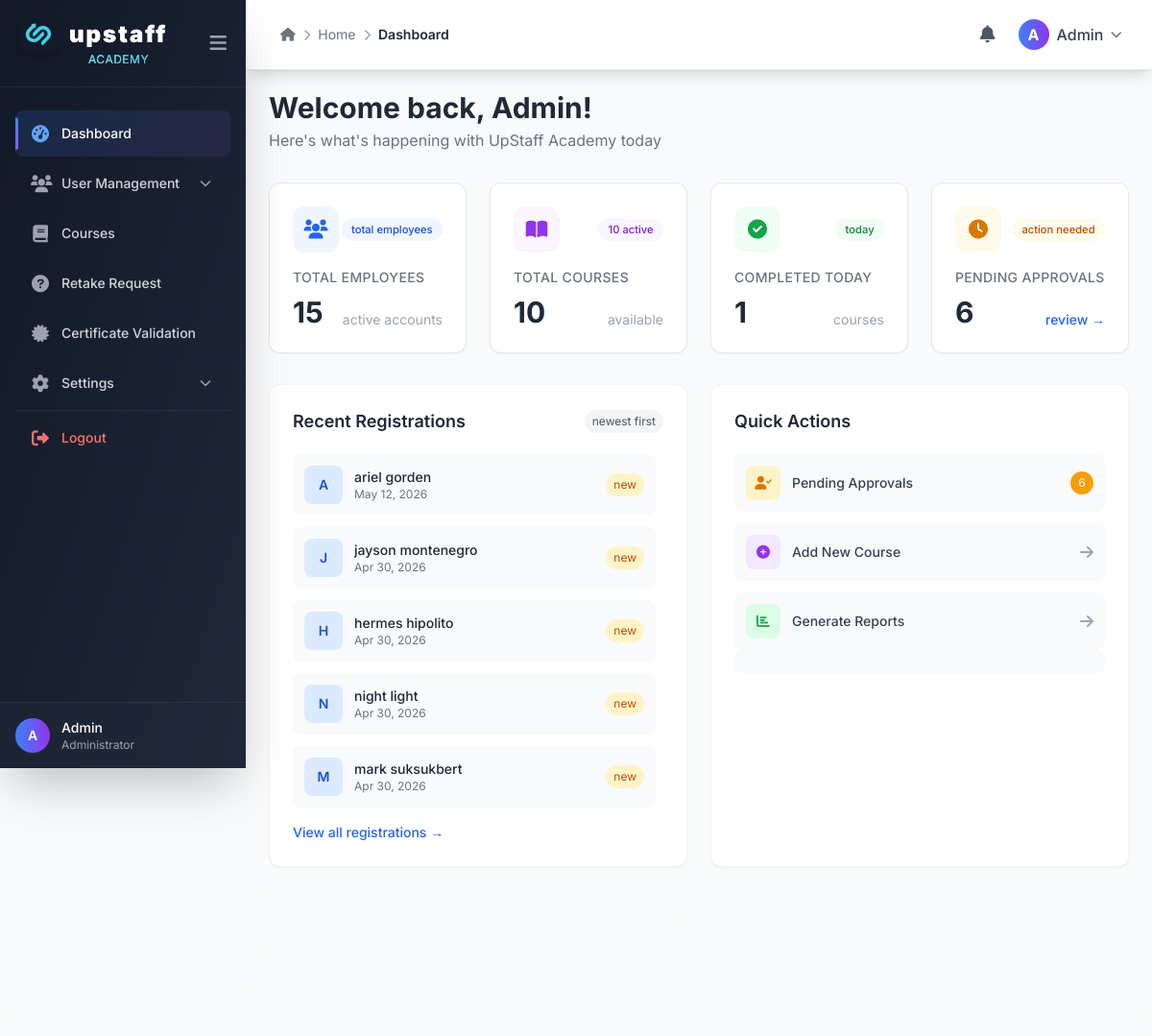
Page /admin/dashboard.php (signed in) on the committed database.
### tables this page shows
CREATE TABLE `users` (
  `id` int(11) NOT NULL,
  `firstname` varchar(100) NOT NULL,
  `lastname` varchar(100) DEFAULT NULL,
  `username` varchar(100) NOT NULL,
  `email` varchar(150) NOT NULL,
  `password` varchar(255) NOT NULL,
  `phone` varchar(20) DEFAULT NULL,
  `address` text DEFAULT NULL,
  `dob` date DEFAULT NULL,
  `position` varchar(100) DEFAULT NULL,
  `employee_id` varchar(50) DEFAULT NULL,
  `status` enum('pending','approved','rejected') DEFAULT 'pending',
  `created_at` timestamp NOT NULL DEFAULT current_timestamp(),
  `role` varchar(20) DEFAULT 'user',
  `otp_code` varchar(10) DEFAULT NULL,
  `otp_expire` datetime DEFAULT NULL,
  `profile_picture` varchar(255) DEFAULT NULL
);

### admin/dashboard.php (the view, shortened to what this page needs)
<?php
require_once __DIR__ . '/../config/db.php';
$stats = [];
$result = $conn->query("SELECT COUNT(*) as total FROM users WHERE role = 'employee'");
$stats['total_employees'] = $result->fetch_assoc()['total'];
$result = $conn->query("SHOW TABLES LIKE 'courses'");
if ($result && $result->num_rows > 0) {
    $result = $conn->query("SELECT COUNT(*) as total FROM courses WHERE status = 'published'");
    $stats['total_courses'] = $result->fetch_assoc()['total'];
} else {
    $stats['total_courses'] = 0;
}
$today = date('Y-m-d');
$result = $conn->query("
    SELECT COUNT(*) as total
    FROM certificates
    WHERE DATE(issued_at) = '$today'
");
$stats['completed_today'] = $result->fetch_assoc()['total'];
$result = $conn->query("SELECT COUNT(*) as total FROM users WHERE status = 'pending'");
$stats['pending_approvals'] = $result->fetch_assoc()['total'];
$recent_users = $conn->query("SELECT firstname, lastname, created_at FROM users WHERE role = 'employee' ORDER BY created_at DESC LIMIT 5");
?>
<!DOCTYPE html>
<html lang="en">
<head>
    <script src="https://cdn.tailwindcss.com"></script>
    <link rel="stylesheet" href="https://cdnjs.cloudflare.com/ajax/libs/font-awesome/6.0.0-beta3/css/all.min.css"/>
</head>
<body class="bg-gray-50">
    <?php include __DIR__ . '/../includes/sidebar.php'; ?>
    <div class="main-content" id="mainContent">
        <?php include __DIR__ . '/../includes/header.php'; ?>
        <div class="p-6">
            <div class="mb-8 fade-in">
                <h1 class="text-2xl md:text-3xl font-bold text-gray-800">Welcome back, <?php echo htmlspecialchars($user_name); ?>!</h1>
                <p class="text-gray-500 mt-1">Here's what's happening with UpStaff Academy today</p>
            </div>
            <div class="grid grid-cols-1 sm:grid-cols-2 lg:grid-cols-4 gap-4 md:gap-6 mb-8 fade-in">
                <div class="stat-card rounded-xl shadow-sm p-6">
                    <div class="flex items-center justify-between mb-4">
                        <div class="icon-circle bg-blue-50">
                            <i class="fas fa-users text-xl text-blue-600"></i>
                        </div>
                        <span class="stat-badge bg-blue-50 text-blue-700">total employees</span>
                    </div>
                    <h3 class="text-sm font-medium text-gray-500 uppercase tracking-wide">Total Employees</h3>
                    <div class="flex items-end justify-between mt-2">
                        <h2 class="text-3xl font-bold text-gray-800"><?php echo $stats['total_employees']; ?></h2>
                        <span class="text-sm text-gray-400">active accounts</span>
                    </div>
                </div>
                <div class="stat-card rounded-xl shadow-sm p-6">
                    <div class="flex items-center justify-between mb-4">
                        <div class="icon-circle bg-purple-50">
                            <i class="fas fa-book-open text-xl text-purple-600"></i>
                        </div>
                        <span class="stat-badge bg-purple-50 text-purple-700"><?php echo $stats['total_courses']; ?> active</span>
                    </div>
                    <h3 class="text-sm font-medium text-gray-500 uppercase tracking-wide">Total Courses</h3>
                    <div class="flex items-end justify-between mt-2">
                        <h2 class="text-3xl font-bold text-gray-800"><?php echo $stats['total_courses']; ?></h2>
                        <span class="text-sm text-gray-400">available</span>
                    </div>
                </div>
                <div class="stat-card rounded-xl shadow-sm p-6">
                    <div class="flex items-center justify-between mb-4">
                        <div class="icon-circle bg-green-50">
                            <i class="fas fa-check-circle text-xl text-green-600"></i>
                        </div>
                        <span class="stat-badge bg-green-50 text-green-700">today</span>
                    </div>
                    <h3 class="text-sm font-medium text-gray-500 uppercase tracking-wide">Completed Today</h3>
                    <div class="flex items-end justify-between mt-2">
                        <h2 class="text-3xl font-bold text-gray-800"><?php echo $stats['completed_today']; ?></h2>
                        <span class="text-sm text-gray-400">courses</span>
                    </div>
                </div>
                <div class="stat-card rounded-xl shadow-sm p-6">
                    <div class="flex items-center justify-between mb-4">
                        <div class="icon-circle bg-amber-50">
                            <i class="fas fa-clock text-xl text-amber-600"></i>
                        </div>
                        <span class="stat-badge bg-amber-50 text-amber-700">action needed</span>
                    </div>
                    <h3 class="text-sm font-medium text-gray-500 uppercase tracking-wide">Pending Approvals</h3>
                    <div class="flex items-end justify-between mt-2">
                        <h2 class="text-3xl font-bold text-gray-800"><?php echo $stats['pending_approvals']; ?></h2>
                        <a href="../login/admin_approval.php" class="text-sm text-blue-600 hover:text-blue-700 font-medium transition-colors">review →</a>
                    </div>
                </div>
            </div>
            <div class="grid grid-cols-1 lg:grid-cols-2 gap-6 mb-8 fade-in">
                <div class="bg-white rounded-xl shadow-sm p-6 border border-gray-100">
                    <div class="flex items-center justify-between mb-5">
                        <h3 class="text-lg font-semibold text-gray-800">Recent Registrations</h3>
                        <span class="text-xs bg-gray-100 text-gray-600 px-2 py-1 rounded-full">newest first</span>
                    </div>
                    <div class="space-y-3 max-h-96 overflow-y-auto pr-2">
                        <?php if ($recent_users && $recent_users->num_rows > 0): ?>
                            <?php while($user = $recent_users->fetch_assoc()): ?>
                                <div class="flex items-center gap-3 p-3 bg-gray-50 rounded-lg hover:bg-gray-100 transition-colors">
                                    <div class="w-10 h-10 bg-blue-100 rounded-lg flex items-center justify-center text-blue-700 font-semibold text-sm">
                                        <?php echo strtoupper(substr($user['firstname'], 0, 1)); ?>
                                    </div>
                                    <div class="flex-1">
                                        <p class="text-sm font-medium text-gray-800"><?php echo htmlspecialchars($user['firstname'] . ' ' . $user['lastname']); ?></p>
                                        <p class="text-xs text-gray-500"><?php echo date('M d, Y', strtotime($user['created_at'])); ?></p>
                                    </div>
                                    <span class="text-xs bg-amber-100 text-amber-700 px-2 py-1 rounded-full">new</span>
                                </div>
                            <?php endwhile; ?>
                        <?php else: ?>
                            <p class="text-gray-500 text-sm">No recent registrations</p>
                        <?php endif; ?>
                    </div>
                    <a href="../login/admin_approval.php" class="mt-4 inline-block text-sm text-blue-600 hover:text-blue-700 font-medium transition-colors">
                        View all registrations →
                    </a>
                </div>
                <div class="bg-white rounded-xl shadow-sm p-6 border border-gray-100">
                    <h3 class="text-lg font-semibold text-gray-800 mb-5">Quick Actions</h3>
                    <div class="space-y-3">
                        <a href="../login/admin_approval.php" class="flex items-center justify-between p-3 bg-gray-50 rounded-lg hover:bg-gray-100 transition-colors group">
                            <div class="flex items-center gap-3">
                                <div class="w-9 h-9 bg-amber-100 rounded-lg flex items-center justify-center">
                                    <i class="fas fa-user-check text-amber-600 text-sm"></i>
                                </div>
                                <span class="text-sm font-medium text-gray-700 group-hover:text-gray-900">Pending Approvals</span>
                            </div>
                            <span class="bg-amber-500 text-white text-xs px-2 py-1 rounded-full min-w-[24px] text-center"><?php echo $stats['pending_approvals']; ?></span>
                        </a>
                        <a href="course_management.php" class="flex items-center justify-between p-3 bg-gray-50 rounded-lg hover:bg-gray-100 transition-colors group">
                            <div class="flex items-center gap-3">
                                <div class="w-9 h-9 bg-purple-100 rounded-lg flex items-center justify-center">
                                    <i class="fas fa-plus-circle text-purple-600 text-sm"></i>
                                </div>
                                <span class="text-sm font-medium text-gray-700 group-hover:text-gray-900">Add New Course</span>
                            </div>
                            <i class="fas fa-arrow-right text-gray-400 group-hover:text-gray-600 transition-colors"></i>
                        </a>
                        <a href="../admin/Generate_report.php" class="flex items-center justify-between p-3 bg-gray-50 rounded-lg hover:bg-gray-100 transition-colors group">
                            <div class="flex items-center gap-3">
                                <div class="w-9 h-9 bg-green-100 rounded-lg flex items-center justify-center">
                                    <i class="fas fa-chart-bar text-green-600 text-sm"></i>
                                </div>
                                <span class="text-sm font-medium text-gray-700 group-hover:text-gray-900">Generate Reports</span>
                            </div>
                            <i class="fas fa-arrow-right text-gray-400 group-hover:text-gray-600 transition-colors"></i>
                    </div>
                </div>
            </div>
        </div>
    </div>
</body>
</html>

### rows in the picture
users: firstname "A", firstname+lastname "ariel gorden", created_at "May 12, 2026"
users: firstname "J", firstname+lastname "jayson montenegro", created_at "Apr 30, 2026"
users: firstname "H", firstname+lastname "hermes hipolito", created_at "Apr 30, 2026"
users: firstname "N", firstname+lastname "night light", created_at "Apr 30, 2026"
users: firstname "M", firstname+lastname "mark suksukbert", created_at "Apr 30, 2026"

### other values in the picture
substr($user_name, 0, 1) "A"
$user_name "Admin"
$breadcrumb['parent'] "Home"
$breadcrumb['title'] "Dashboard"
$stats['total_employees'] "15"
$stats['total_courses'] "10"
$stats['completed_today'] "1"
$stats['pending_approvals'] "6"
